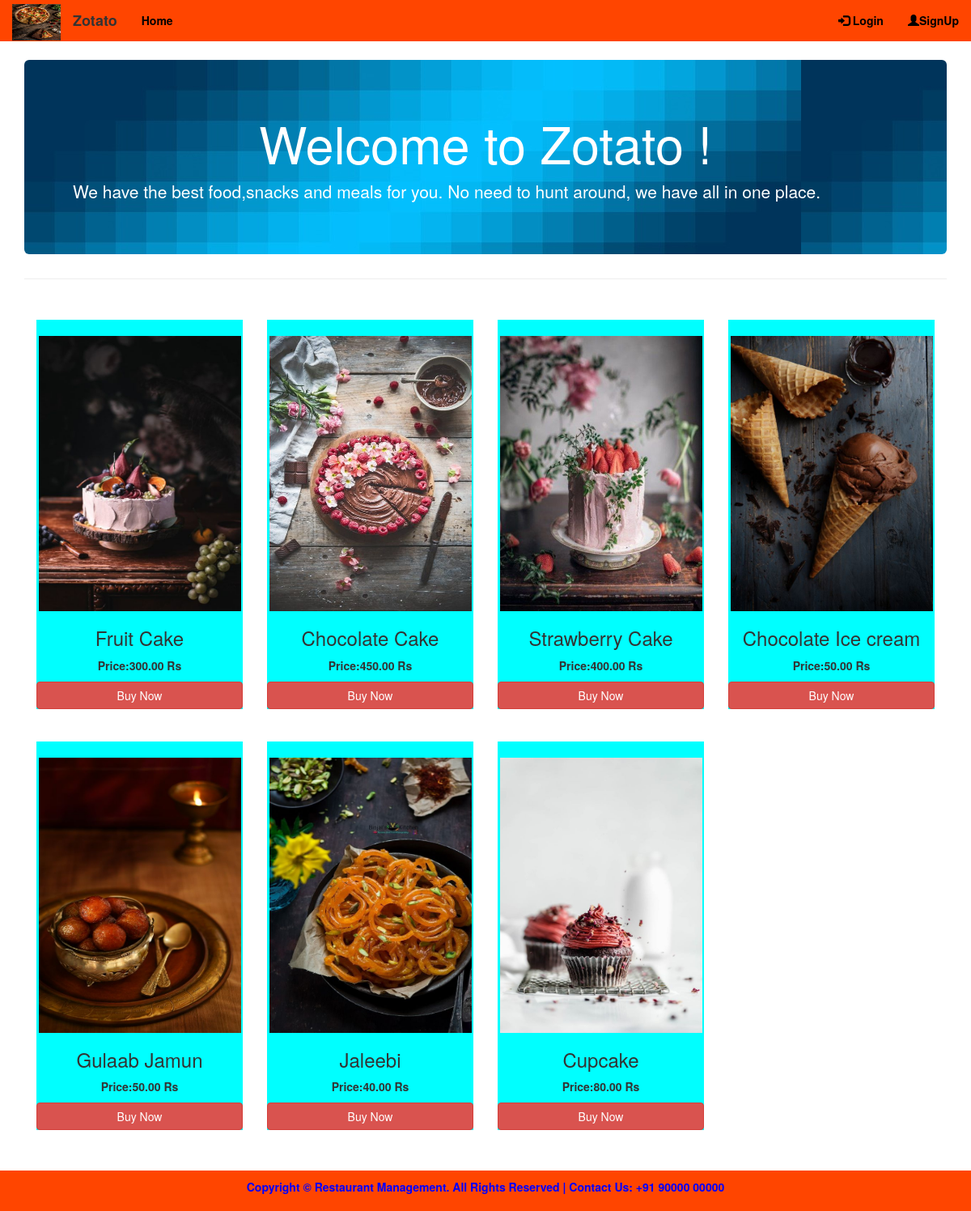
Page /menu1.php?id=2 on the committed database.
### tables this page shows
CREATE TABLE `menu` (
  `item_code` int(255) NOT NULL,
  `item_name` varchar(255) NOT NULL,
  `price` int(255) NOT NULL,
  `restaurant_name` varchar(255) NOT NULL,
  `foodimage` varchar(1000) NOT NULL
);

### menu1.php (the view, shortened to what this page needs)
<?php
require("includes/common.php");
if (isset($_GET['id']) && is_numeric($_GET['id'])) {
 $rid = $_GET['id'];
$query1 = "SELECT restaurant_name FROM restaurant WHERE restaurant_id=".$rid;
$result1 = mysqli_query($con, $query1)or die($mysqli_error($con));
$row1=mysqli_fetch_array($result1);
 $name=$row1['restaurant_name'];
$query = "SELECT * FROM menu WHERE restaurant_name='".$name."'";
$result = mysqli_query($con, $query)or die($mysqli_error($con));
?>
<!DOCTYPE html>
<html lang="en">
    <head>
          <link rel="stylesheet" href="style.css" type="text/css"/>
         <link rel="stylesheet" href="https://maxcdn.bootstrapcdn.com/bootstrap/3.3.7/css/bootstrap.min.css" >
    <body >
        <?php
        include 'includes/header.php';
        include 'includes/Check-if-added.php';
        ?>
        <div class="container" id="content"style="padding-top:20px" >
            <div class="jumbotron home-spacer" id="products-jumbotron" style="background:url('img/pat.jpg')">
                <center><?php echo "<h1 style='color:white'> Welcome to Zotato !</h1>"; ?></center>
                <p style="color:white">We have the best food,snacks and meals for you. No need to hunt around, we have all in one place.</p>
            </div>
            <hr>
            <?php while ($row = mysqli_fetch_array($result)) {?>
                <div class="col-md-3 col-sm-6 home-feature" style="padding-top: 30px">
                        <div class="caption" style="background-color: cyan" >
                            <center><div  style="padding-top:20px"><img src="img/<?php echo $row['foodimage'];?>" height="340" width="250" > </div></center>
                            <center><?php echo "<h3> ".$row['item_name']."</h3>"; ?></center>
                            <center> <?php echo "<p> Price:".$row['price'].".00 Rs</p>"; ?></center>
                            <?php
                            if (!isset($_SESSION['email'])) { ?>
                                <p><a href="login.php" role="button" class="btn btn-danger btn-block">Buy Now</a></p>
                                <?php
                            }
                            ?>
                        </div>
                    </div>
<?php }
                               } ?>
        </div>
        <br><br>
        <?php include("includes/footer.php"); ?>
    </body>
</html>

### includes/header.php
<div class="header">
            <nav class="navbar  navbar-fixed-top" style="background-color: orangered">
  <div class="container-fluid">
    <div class="navbar-header">
	<div  class="navbar-brand" style="padding-top:5px"><img src="img/snacks.jpg" height="45" width="60" > </div>
        <DIV  class="navbar-brand" ><b>Zotato</b></DIV>
    </div>
      <ul class="nav navbar-nav">
      <li ><a href="index.php"style="color:#000000">Home</a></li>
      </ul>
    <ul class="nav navbar-nav navbar-right">
		  <?php
                if (isset($_SESSION['email'])) {
                    ?>
        <li><a href = "cart.php"><span class = "glyphicon glyphicon-shopping-cart" style="color:#000000"></span><span class="icon-text" style="color:#000000"> Cart </span></a></li>
        <li><a href = "logout_script.php"><span class = "glyphicon glyphicon-log-in" style="color:#000000"></span> <span class="icon-text" style="color:#000000">Logout</span></a></li>
                    <?php
                } else {
                    ?>
                    <li><a href="login.php"><i class="fa fa-shopping-cart fa-2x"></i> <span class="glyphicon glyphicon-log-in"style="color:#000000"></span> <span class="icon-text" style="color:#000000" >Login</span></a></li>
                 <li><a  href='signup.php'><i class="fa fa-user fa-2x"></i><span class="icon-text"> <span class="glyphicon glyphicon-user"style="color:#000000"></span><span class="icon-text" style="color:#000000">SignUp  </span> </a></li>
                        <?php
                    }
                    ?>
    </ul>
  </div>
</nav>
</div>

### includes/footer.php
<footer style="background-color: orangered">
    <div class="container" >
        <center>
            <p style="color: blue">Copyright &copy; Restaurant Management. All Rights Reserved  |  Contact Us: +91 90000 00000</p>
        </center>
    </div>
</footer>

### style.css (style rules this page uses)
body, html { width: 100%; height: 100%; }
body { padding-top:100px; }
body { background: linear-gradient(#10416b, black); }
body, h1, h2, h3, h4, h5, h6 { font-family: "Lato","Helvetica Neue",Helvetica,Arial,sans-serif; font-weight: 700; }
#content { min-height: 600px; }
footer { padding: 10px 0; background-color: orangered; color:blue; bottom: 0; width: 100%; }
.navbar-brand { font-size:20px; }
* { margin: 0; padding: 0; }
html { overflow-y: scroll; }
html, body { padding-top: 27px; background: center no-repeat fixed url('img/download.jfif'); background-size: cover; background: #EEEEEE; width: 100%; }

### rows in the picture
menu: foodimage (picture), item_name "Fruit Cake", price "300"
menu: foodimage (picture), item_name "Chocolate Cake", price "450"
menu: foodimage (picture), item_name "Strawberry Cake", price "400"
menu: foodimage (picture), item_name "Chocolate Ice cream", price "50"
menu: foodimage (picture), item_name "Gulaab Jamun", price "50"
menu: foodimage (picture), item_name "Jaleebi", price "40"
menu: foodimage (picture), item_name "Cupcake", price "80"
